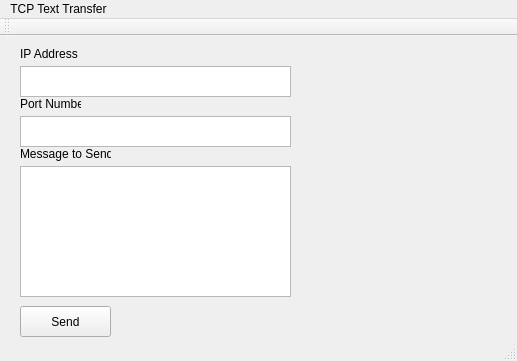
<?xml version="1.0" encoding="UTF-8"?>
<ui version="4.0">
 <class>MainWindow</class>
 <widget class="QMainWindow" name="MainWindow">
  <property name="geometry">
   <rect>
    <x>0</x>
    <y>0</y>
    <width>517</width>
    <height>361</height>
   </rect>
  </property>
  <property name="windowTitle">
   <string>MainWindow</string>
  </property>
  <widget class="QWidget" name="centralWidget">
   <widget class="QTextEdit" name="textEdit">
    <property name="geometry">
     <rect>
      <x>20</x>
      <y>30</y>
      <width>271</width>
      <height>31</height>
     </rect>
    </property>
   </widget>
   <widget class="QTextEdit" name="textEdit_2">
    <property name="geometry">
     <rect>
      <x>20</x>
      <y>80</y>
      <width>271</width>
      <height>31</height>
     </rect>
    </property>
   </widget>
   <widget class="QTextEdit" name="textEdit_3">
    <property name="geometry">
     <rect>
      <x>20</x>
      <y>130</y>
      <width>271</width>
      <height>131</height>
     </rect>
    </property>
   </widget>
   <widget class="QPushButton" name="pushButton">
    <property name="geometry">
     <rect>
      <x>20</x>
      <y>270</y>
      <width>91</width>
      <height>31</height>
     </rect>
    </property>
    <property name="text">
     <string>Send</string>
    </property>
   </widget>
   <widget class="QLabel" name="label">
    <property name="geometry">
     <rect>
      <x>20</x>
      <y>110</y>
      <width>91</width>
      <height>16</height>
     </rect>
    </property>
    <property name="text">
     <string>Message to Send</string>
    </property>
   </widget>
   <widget class="QLabel" name="label_2">
    <property name="geometry">
     <rect>
      <x>20</x>
      <y>60</y>
      <width>61</width>
      <height>16</height>
     </rect>
    </property>
    <property name="text">
     <string>Port Number</string>
    </property>
   </widget>
   <widget class="QLabel" name="label_3">
    <property name="geometry">
     <rect>
      <x>20</x>
      <y>10</y>
      <width>61</width>
      <height>16</height>
     </rect>
    </property>
    <property name="text">
     <string>IP Address</string>
    </property>
   </widget>
  </widget>
  <widget class="QMenuBar" name="menuBar">
   <property name="geometry">
    <rect>
     <x>0</x>
     <y>0</y>
     <width>517</width>
     <height>21</height>
    </rect>
   </property>
   <widget class="QMenu" name="menuTCP_Text_Transfer">
    <property name="title">
     <string>TCP Text Transfer</string>
    </property>
   </widget>
   <addaction name="menuTCP_Text_Transfer"/>
  </widget>
  <widget class="QToolBar" name="mainToolBar">
   <attribute name="toolBarArea">
    <enum>TopToolBarArea</enum>
   </attribute>
   <attribute name="toolBarBreak">
    <bool>false</bool>
   </attribute>
  </widget>
  <widget class="QStatusBar" name="statusBar"/>
 </widget>
 <layoutdefault spacing="6" margin="11"/>
 <resources/>
 <connections/>
</ui>
